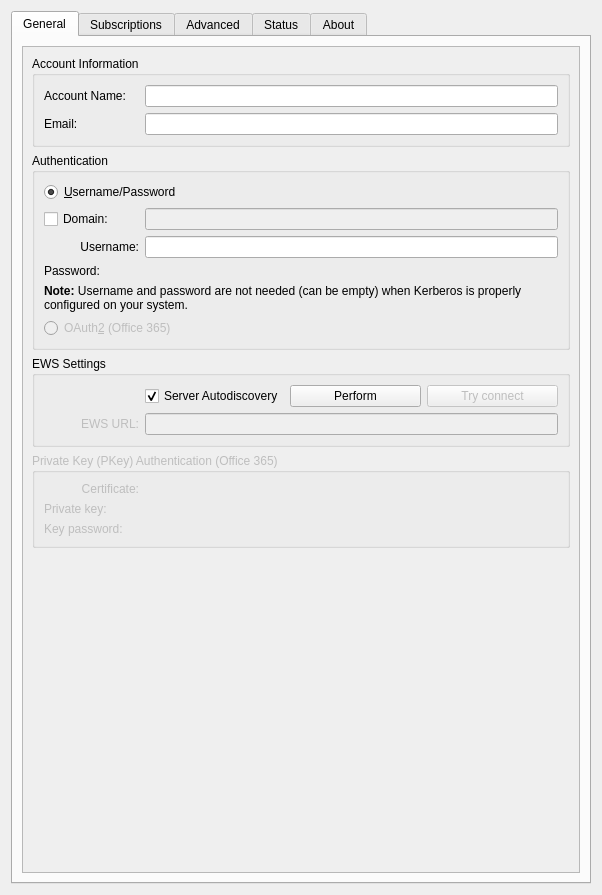
<?xml version="1.0" encoding="UTF-8"?>
<ui version="4.0">
 <class>SetupServerView</class>
 <widget class="QWidget" name="SetupServerView">
  <property name="geometry">
   <rect>
    <x>0</x>
    <y>0</y>
    <width>602</width>
    <height>895</height>
   </rect>
  </property>
  <property name="windowTitle">
   <string>EWS Configuration</string>
  </property>
  <layout class="QVBoxLayout" name="mainLayout">
   <item>
    <widget class="QTabWidget" name="tabWidget">
     <property name="currentIndex">
      <number>0</number>
     </property>
     <widget class="QWidget" name="generalTab">
      <attribute name="title">
       <string comment="General settings tab">General</string>
      </attribute>
      <layout class="QGridLayout">
       <item row="0" column="0">
        <widget class="QScrollArea" name="scrollArea">
         <property name="widgetResizable">
          <bool>true</bool>
         </property>
         <widget class="QWidget" name="scrollAreaWidgetContents">
          <property name="geometry">
           <rect>
            <x>0</x>
            <y>0</y>
            <width>545</width>
            <height>828</height>
           </rect>
          </property>
          <layout class="QVBoxLayout" name="generalTabLayout">
           <item>
            <widget class="QGroupBox" name="accountInfoGroupBox">
             <property name="title">
              <string>Account Information</string>
             </property>
             <layout class="QFormLayout" name="accountInfoGroupBoxLayout">
              <item row="0" column="0">
               <widget class="QLabel" name="accountNameLabel">
                <property name="minimumSize">
                 <size>
                  <width>95</width>
                  <height>0</height>
                 </size>
                </property>
                <property name="text">
                 <string>Account Name:</string>
                </property>
               </widget>
              </item>
              <item row="0" column="1">
               <widget class="QLineEdit" name="accountName">
                <property name="whatsThis">
                 <string>This is the account name that will appear in all Akonadi applications</string>
                </property>
               </widget>
              </item>
              <item row="1" column="0">
               <widget class="QLabel" name="emailLabel">
                <property name="text">
                 <string comment="Exchange account e-mail address">Email:</string>
                </property>
               </widget>
              </item>
              <item row="1" column="1">
               <widget class="QLineEdit" name="kcfg_Email">
                <property name="whatsThis">
                 <string>The e-mail address of this account</string>
                </property>
               </widget>
              </item>
             </layout>
            </widget>
           </item>
           <item>
            <widget class="QGroupBox" name="authenticationGroupBox">
             <property name="title">
              <string>Authentication</string>
             </property>
             <layout class="QVBoxLayout" name="authenticationGroupBoxLayout">
              <item>
               <widget class="QRadioButton" name="authUsernameRadioButton">
                <property name="whatsThis">
                 <string>&lt;html&gt;&lt;head/&gt;&lt;body&gt;&lt;p&gt;Enables traditional username/password authentication against the Exchange server. This includes methods like Basic, NTLM or Kerberos.&lt;/p&gt;&lt;p&gt;This authentication method is considered to be somewhat legacy and is mostly used for smaller on-premise Exchange installations and hosted Office 365 instances, where the administrator has chosen to enable it.&lt;/p&gt;&lt;/body&gt;&lt;/html&gt;</string>
                </property>
                <property name="text">
                 <string comment="authentication type">&amp;Username/Password</string>
                </property>
                <property name="checked">
                 <bool>true</bool>
                </property>
               </widget>
              </item>
              <item>
               <widget class="QWidget" name="authUsernameContainer" native="true">
                <layout class="QVBoxLayout" name="authUsernameContainerLayout">
                 <property name="leftMargin">
                  <number>0</number>
                 </property>
                 <property name="topMargin">
                  <number>0</number>
                 </property>
                 <property name="rightMargin">
                  <number>0</number>
                 </property>
                 <property name="bottomMargin">
                  <number>0</number>
                 </property>
                 <item>
                  <widget class="QWidget" name="authUsernameFieldsContainer" native="true">
                   <layout class="QFormLayout" name="authUsernameFieldsContainerLayout">
                    <property name="leftMargin">
                     <number>0</number>
                    </property>
                    <property name="topMargin">
                     <number>0</number>
                    </property>
                    <property name="rightMargin">
                     <number>0</number>
                    </property>
                    <property name="bottomMargin">
                     <number>0</number>
                    </property>
                    <item row="0" column="0">
                     <widget class="QCheckBox" name="kcfg_HasDomain">
                      <property name="sizePolicy">
                       <sizepolicy hsizetype="Preferred" vsizetype="Preferred">
                        <horstretch>0</horstretch>
                        <verstretch>0</verstretch>
                       </sizepolicy>
                      </property>
                      <property name="whatsThis">
                       <string>&lt;html&gt;&lt;head/&gt;&lt;body&gt;&lt;p&gt;Allows to specify an Active Directory domain for the user.&lt;/p&gt;&lt;p&gt;&lt;span style=&quot; font-weight:600;&quot;&gt;Note:&lt;/span&gt; There is a subtle difference between &amp;quot;empty domain&amp;quot; and &amp;quot;no-domain&amp;quot;.&lt;/p&gt;&lt;p&gt;With an empty domain (Domain checkbox checked, empty domain in edit box) the EWS resource will pass the user with an explicitly empty domain (&amp;quot;\username&amp;quot;).&lt;/p&gt;&lt;p&gt;With no domain set (Domain checkbox cleared) the username will be passed without the domain (&amp;quot;username&amp;quot;), which will cause the server to set the domain to the default one its configured with.&lt;/p&gt;&lt;/body&gt;&lt;/html&gt;</string>
                      </property>
                      <property name="text">
                       <string>Domain:</string>
                      </property>
                     </widget>
                    </item>
                    <item row="0" column="1">
                     <widget class="QLineEdit" name="kcfg_Domain">
                      <property name="enabled">
                       <bool>false</bool>
                      </property>
                      <property name="whatsThis">
                       <string>The Active Directory domain the user belongs to.</string>
                      </property>
                     </widget>
                    </item>
                    <item row="1" column="0">
                     <widget class="QLabel" name="usernameLabel">
                      <property name="minimumSize">
                       <size>
                        <width>95</width>
                        <height>0</height>
                       </size>
                      </property>
                      <property name="text">
                       <string comment="Exchange account username/login">Username:</string>
                      </property>
                      <property name="alignment">
                       <set>Qt::AlignRight|Qt::AlignTrailing|Qt::AlignVCenter</set>
                      </property>
                     </widget>
                    </item>
                    <item row="2" column="0">
                     <widget class="QLabel" name="passwordLabel">
                      <property name="text">
                       <string>Password:</string>
                      </property>
                     </widget>
                    </item>
                    <item row="2" column="1">
                     <widget class="KPasswordLineEdit" name="passwordEdit">
                      <property name="whatsThis">
                       <string>&lt;html&gt;&lt;head/&gt;&lt;body&gt;&lt;p&gt;The password used to login to the Exchange server.&lt;/p&gt;&lt;p&gt;&lt;span style=&quot; font-weight:600;&quot;&gt;Note:&lt;/span&gt; This can be left empty when using Kerberos authentication.&lt;/p&gt;&lt;/body&gt;&lt;/html&gt;</string>
                      </property>
                     </widget>
                    </item>
                    <item row="1" column="1">
                     <widget class="QLineEdit" name="kcfg_Username">
                      <property name="whatsThis">
                       <string>&lt;html&gt;&lt;head/&gt;&lt;body&gt;&lt;p&gt;The username used to login to the Exchange server.&lt;/p&gt;&lt;p&gt;&lt;span style=&quot; font-weight:600;&quot;&gt;Note:&lt;/span&gt; This can be left empty when using Kerberos authentication.&lt;/p&gt;&lt;/body&gt;&lt;/html&gt;</string>
                      </property>
                     </widget>
                    </item>
                   </layout>
                  </widget>
                 </item>
                 <item>
                  <widget class="QLabel" name="kerberosNoteLabel">
                   <property name="text">
                    <string>&lt;html&gt;&lt;head/&gt;&lt;body&gt;&lt;p&gt;&lt;span style=&quot; font-weight:600;&quot;&gt;Note:&lt;/span&gt; Username and password are not needed (can be empty) when Kerberos is properly configured on your system.&lt;/p&gt;&lt;/body&gt;&lt;/html&gt;</string>
                   </property>
                   <property name="scaledContents">
                    <bool>false</bool>
                   </property>
                   <property name="wordWrap">
                    <bool>true</bool>
                   </property>
                  </widget>
                 </item>
                </layout>
               </widget>
              </item>
              <item>
               <widget class="QRadioButton" name="authOAuth2RadioButton">
                <property name="enabled">
                 <bool>false</bool>
                </property>
                <property name="whatsThis">
                 <string>&lt;html&gt;&lt;head/&gt;&lt;body&gt;&lt;p&gt;Enables more modern and stronger authentication based on OAuth2.&lt;/p&gt;&lt;p&gt;This type of authentication will open an organization-supplied webpage, where the user will be able to enter authentication information, which may also include multifactor authentication in form of one-time-passwords generated by tokens.&lt;/p&gt;&lt;p&gt;This method is mostly used for hosted Office 365 instances.&lt;/p&gt;&lt;/body&gt;&lt;/html&gt;</string>
                </property>
                <property name="text">
                 <string>OAuth&amp;2 (Office 365)</string>
                </property>
               </widget>
              </item>
             </layout>
            </widget>
           </item>
           <item>
            <widget class="QGroupBox" name="ewsSettingsGroupBox">
             <property name="title">
              <string>EWS Settings</string>
             </property>
             <layout class="QFormLayout" name="ewsSettingsGroupBoxLayout">
              <item row="1" column="0">
               <widget class="QLabel" name="serverUrlLabel">
                <property name="enabled">
                 <bool>false</bool>
                </property>
                <property name="minimumSize">
                 <size>
                  <width>95</width>
                  <height>0</height>
                 </size>
                </property>
                <property name="text">
                 <string>EWS URL:</string>
                </property>
                <property name="alignment">
                 <set>Qt::AlignRight|Qt::AlignTrailing|Qt::AlignVCenter</set>
                </property>
               </widget>
              </item>
              <item row="1" column="1">
               <widget class="QLineEdit" name="kcfg_BaseUrl">
                <property name="enabled">
                 <bool>false</bool>
                </property>
                <property name="whatsThis">
                 <string>The Microsoft Exchange server URL used to send EWS requests.</string>
                </property>
               </widget>
              </item>
              <item row="0" column="1">
               <widget class="QWidget" name="autodiscoveryContainer" native="true">
                <layout class="QHBoxLayout" name="autodiscoveryContainerLayout">
                 <property name="leftMargin">
                  <number>0</number>
                 </property>
                 <property name="topMargin">
                  <number>0</number>
                 </property>
                 <property name="rightMargin">
                  <number>0</number>
                 </property>
                 <property name="bottomMargin">
                  <number>0</number>
                 </property>
                 <item>
                  <widget class="QCheckBox" name="kcfg_AutoDiscovery">
                   <property name="whatsThis">
                    <string>&lt;html&gt;&lt;head/&gt;&lt;body&gt;&lt;p&gt;Attempts to find out the Microsoft Exchange server address relevant to the supplied e-mail address.&lt;/p&gt;&lt;/body&gt;&lt;/html&gt;</string>
                   </property>
                   <property name="text">
                    <string>Server Autodiscovery</string>
                   </property>
                   <property name="checked">
                    <bool>true</bool>
                   </property>
                  </widget>
                 </item>
                 <item>
                  <widget class="QPushButton" name="autodiscoverButton">
                   <property name="text">
                    <string>Perform</string>
                   </property>
                  </widget>
                 </item>
                 <item>
                  <widget class="QPushButton" name="tryConnectButton">
                   <property name="enabled">
                    <bool>false</bool>
                   </property>
                   <property name="text">
                    <string>Try connect</string>
                   </property>
                  </widget>
                 </item>
                </layout>
               </widget>
              </item>
             </layout>
            </widget>
           </item>
           <item>
            <widget class="QGroupBox" name="pkeyAuthGroupBox">
             <property name="enabled">
              <bool>false</bool>
             </property>
             <property name="whatsThis">
              <string>&lt;html&gt;&lt;head/&gt;&lt;body&gt;&lt;p&gt;Private Key (PKey) Authentication is used as an additional authentication step to OAuth2-based authentication. It uses an X.509 certificate and private key that identifies a trusted device, which was joined to the Azure Directory using a Workplace Join.&lt;/p&gt;&lt;p&gt;Some administrators may mandate use of PKey authentication when connecting to Office 365 from outside of corporate network. In other cases, when multi-factor authentication is set-up, using the PKey authentication can satisfy requirements for strong authentication, in which case entering the MFA code is not required.&lt;/p&gt;&lt;/body&gt;&lt;/html&gt;</string>
             </property>
             <property name="title">
              <string>Private Key (PKey) Authentication (Office 365)</string>
             </property>
             <layout class="QFormLayout" name="pkeyAuthGroupBoxLayout">
              <item row="0" column="0">
               <widget class="QLabel" name="pkeyAuthCertLabel">
                <property name="minimumSize">
                 <size>
                  <width>95</width>
                  <height>0</height>
                 </size>
                </property>
                <property name="text">
                 <string>Certificate:</string>
                </property>
                <property name="alignment">
                 <set>Qt::AlignRight|Qt::AlignTrailing|Qt::AlignVCenter</set>
                </property>
               </widget>
              </item>
              <item row="0" column="1">
               <widget class="KUrlRequester" name="pkeyAuthCert">
                <property name="filter">
                 <string notr="true">*.pem</string>
                </property>
               </widget>
              </item>
              <item row="1" column="0">
               <widget class="QLabel" name="pkeyAuthKeyLabel">
                <property name="text">
                 <string>Private key:</string>
                </property>
               </widget>
              </item>
              <item row="1" column="1">
               <widget class="KUrlRequester" name="pkeyAuthKey">
                <property name="filter">
                 <string notr="true">*.pem</string>
                </property>
               </widget>
              </item>
              <item row="2" column="0">
               <widget class="QLabel" name="pkeyAuthPasswordLabel">
                <property name="text">
                 <string>Key password:</string>
                </property>
               </widget>
              </item>
              <item row="2" column="1">
               <widget class="KPasswordLineEdit" name="pkeyAuthPassword"/>
              </item>
             </layout>
            </widget>
           </item>
           <item>
            <spacer name="generalTabSpacer">
             <property name="orientation">
              <enum>Qt::Vertical</enum>
             </property>
             <property name="sizeHint" stdset="0">
              <size>
               <width>20</width>
               <height>1</height>
              </size>
             </property>
            </spacer>
           </item>
          </layout>
         </widget>
        </widget>
       </item>
      </layout>
     </widget>
     <widget class="QWidget" name="subscriptionTab">
      <attribute name="title">
       <string>Subscriptions</string>
      </attribute>
      <layout class="QVBoxLayout" name="subscriptionTabLayout"/>
     </widget>
     <widget class="QWidget" name="advancedTab">
      <attribute name="title">
       <string comment="Advanced settings tab">Advanced</string>
      </attribute>
      <layout class="QVBoxLayout" name="advancedTabLayout">
       <item>
        <widget class="QGroupBox" name="retrievalMethodGroupBox">
         <property name="title">
          <string>Retrieval</string>
         </property>
         <layout class="QVBoxLayout" name="retrievalMethodGroupBoxLayout">
          <item>
           <widget class="QRadioButton" name="pollRadioButton">
            <property name="whatsThis">
             <string>&lt;html&gt;&lt;head/&gt;&lt;body&gt;&lt;p&gt;Periodically asks for new item change events.&lt;/p&gt;&lt;/body&gt;&lt;/html&gt;</string>
            </property>
            <property name="text">
             <string>Po&amp;ll for new messages</string>
            </property>
           </widget>
          </item>
          <item>
           <widget class="QWidget" name="pollIntervalWidget" native="true">
            <property name="enabled">
             <bool>false</bool>
            </property>
            <layout class="QFormLayout" name="pollingIntervalWidgetLayout">
             <property name="leftMargin">
              <number>48</number>
             </property>
             <property name="topMargin">
              <number>0</number>
             </property>
             <property name="rightMargin">
              <number>0</number>
             </property>
             <property name="bottomMargin">
              <number>0</number>
             </property>
             <item row="1" column="1">
              <widget class="QDoubleSpinBox" name="kcfg_PollInterval">
               <property name="suffix">
                <string> minutes</string>
               </property>
               <property name="decimals">
                <number>1</number>
               </property>
               <property name="minimum">
                <double>0.500000000000000</double>
               </property>
               <property name="singleStep">
                <double>0.500000000000000</double>
               </property>
               <property name="value">
                <double>1.000000000000000</double>
               </property>
              </widget>
             </item>
             <item row="1" column="0">
              <widget class="QLabel" name="pollIntervalLabel">
               <property name="text">
                <string>Interval</string>
               </property>
              </widget>
             </item>
            </layout>
           </widget>
          </item>
          <item>
           <widget class="QRadioButton" name="streamingRadioButton">
            <property name="whatsThis">
             <string>&lt;html&gt;&lt;head/&gt;&lt;body&gt;&lt;p&gt;Streaming notifications behave similarly to push mode - a connection is kept alive and notifications about item changes are delivered instantly.&lt;/p&gt;&lt;p&gt;&lt;br/&gt;&lt;/p&gt;&lt;p&gt;This option requires Exchange server version 2010 SP1 or later.&lt;/p&gt;&lt;/body&gt;&lt;/html&gt;</string>
            </property>
            <property name="text">
             <string>&amp;Use streaming notifications</string>
            </property>
            <property name="checked">
             <bool>true</bool>
            </property>
           </widget>
          </item>
         </layout>
        </widget>
       </item>
       <item>
        <widget class="QGroupBox" name="advAuthenticationGroupBox">
         <property name="title">
          <string>Authentication</string>
         </property>
         <layout class="QVBoxLayout" name="advAuthenticationGroupBoxLayout">
          <item>
           <widget class="QCheckBox" name="kcfg_EnableNTLMv2">
            <property name="whatsThis">
             <string>&lt;html&gt;&lt;head/&gt;&lt;body&gt;&lt;p&gt;By default KDE uses the less secure NTLMv1 authentication. Enabling this will cause the more secure NTLMv2 protocol to be used.&lt;/p&gt;&lt;p&gt;Some newer Microsoft Exchange servers are configured to only allow NTLMv2 authentication. In such case this option must be enabled in order to connect successfully.&lt;/p&gt;&lt;/body&gt;&lt;/html&gt;</string>
            </property>
            <property name="text">
             <string>Enable NTLMv2</string>
            </property>
           </widget>
          </item>
         </layout>
        </widget>
       </item>
       <item>
        <widget class="QGroupBox" name="userAgentGroupBox">
         <property name="whatsThis">
          <string>&lt;html&gt;&lt;head/&gt;&lt;body&gt;&lt;p&gt;Some organizations restrict access to mail only to approved clients, such as Microsoft Outlook. On the server-side this is implemented by analyzing the User-Agent string and only allowing a list of approved clients.&lt;/p&gt;&lt;p&gt;This setting allows to emulate some well known clients as well as providing a custom User-Agent string.&lt;/p&gt;&lt;p&gt;Please be advised that bypassing company policies may result in personal consequences.&lt;/p&gt;&lt;/body&gt;&lt;/html&gt;</string>
         </property>
         <property name="title">
          <string>Use custo&amp;m User Agent</string>
         </property>
         <property name="checkable">
          <bool>true</bool>
         </property>
         <property name="checked">
          <bool>false</bool>
         </property>
         <layout class="QVBoxLayout" name="userAgentGroupBoxLayout">
          <item>
           <widget class="QComboBox" name="userAgentCombo"/>
          </item>
          <item>
           <widget class="QLineEdit" name="userAgentEdit">
            <property name="enabled">
             <bool>false</bool>
            </property>
           </widget>
          </item>
         </layout>
        </widget>
       </item>
       <item>
        <widget class="QGroupBox" name="clearSyncStateGroupBox">
         <property name="title">
          <string>Clear Synchronization State</string>
         </property>
         <layout class="QVBoxLayout" name="verticalLayout">
          <item>
           <widget class="QLabel" name="clearSyncStateLabel">
            <property name="text">
             <string>Resets synchronization state between Exchange and Akonadi. Use in case some items or folders are not showing up despite existing in Exchange.</string>
            </property>
            <property name="wordWrap">
             <bool>true</bool>
            </property>
           </widget>
          </item>
          <item>
           <widget class="QWidget" name="clearSyncStateBtnContainer" native="true">
            <layout class="QHBoxLayout" name="clearSyncStateBtnContainerLayout">
             <property name="leftMargin">
              <number>0</number>
             </property>
             <property name="topMargin">
              <number>0</number>
             </property>
             <property name="rightMargin">
              <number>0</number>
             </property>
             <property name="bottomMargin">
              <number>0</number>
             </property>
             <item>
              <widget class="QPushButton" name="clearFolderTreeSyncStateButton">
               <property name="text">
                <string>Clear Folder Tree State</string>
               </property>
              </widget>
             </item>
             <item>
              <widget class="QPushButton" name="clearFolderItemSyncStateButton">
               <property name="text">
                <string>Clear Folder Item State</string>
               </property>
              </widget>
             </item>
            </layout>
           </widget>
          </item>
         </layout>
        </widget>
       </item>
       <item>
        <spacer name="verticalSpacer">
         <property name="orientation">
          <enum>Qt::Vertical</enum>
         </property>
         <property name="sizeHint" stdset="0">
          <size>
           <width>20</width>
           <height>40</height>
          </size>
         </property>
        </spacer>
       </item>
      </layout>
     </widget>
     <widget class="QWidget" name="statusTab">
      <attribute name="title">
       <string>Status</string>
      </attribute>
      <layout class="QVBoxLayout" name="statusTabLayout">
       <item>
        <widget class="QGroupBox" name="serverStatusGroupBox">
         <property name="title">
          <string>Server Status</string>
         </property>
         <layout class="QFormLayout" name="serverStatusGroupBoxLayout">
          <item row="0" column="0">
           <widget class="QLabel" name="serverStatusLabel">
            <property name="text">
             <string>Status:</string>
            </property>
           </widget>
          </item>
          <item row="0" column="1">
           <widget class="QLabel" name="serverStatusText">
            <property name="text">
             <string comment="Unknown server status">Unknown</string>
            </property>
            <property name="textInteractionFlags">
             <set>Qt::LinksAccessibleByMouse|Qt::TextSelectableByMouse</set>
            </property>
           </widget>
          </item>
          <item row="1" column="0">
           <widget class="QLabel" name="serverVersionLabel">
            <property name="text">
             <string>Version:</string>
            </property>
           </widget>
          </item>
          <item row="1" column="1">
           <widget class="QLabel" name="serverVersionText">
            <property name="text">
             <string comment="Unknown server version">Unknown</string>
            </property>
           </widget>
          </item>
         </layout>
        </widget>
       </item>
       <item>
        <spacer name="statusTabSpacer">
         <property name="orientation">
          <enum>Qt::Vertical</enum>
         </property>
         <property name="sizeHint" stdset="0">
          <size>
           <width>20</width>
           <height>40</height>
          </size>
         </property>
        </spacer>
       </item>
      </layout>
     </widget>
     <widget class="QWidget" name="aboutTab">
      <attribute name="title">
       <string>About</string>
      </attribute>
      <layout class="QHBoxLayout" name="aboutTabLayout">
       <item>
        <widget class="QWidget" name="aboutIconWidget" native="true">
         <layout class="QVBoxLayout" name="aboutIconWidgetLayout">
          <property name="leftMargin">
           <number>0</number>
          </property>
          <property name="topMargin">
           <number>0</number>
          </property>
          <property name="rightMargin">
           <number>0</number>
          </property>
          <property name="bottomMargin">
           <number>0</number>
          </property>
          <item>
           <widget class="QLabel" name="aboutIconLabel">
            <property name="pixmap">
             <pixmap>../../../../../usr/share/icons/hicolor/128x128/apps/akonadi-ews.png</pixmap>
            </property>
           </widget>
          </item>
          <item>
           <spacer name="aboutIconSpacer">
            <property name="orientation">
             <enum>Qt::Vertical</enum>
            </property>
            <property name="sizeHint" stdset="0">
             <size>
              <width>20</width>
              <height>40</height>
             </size>
            </property>
           </spacer>
          </item>
         </layout>
        </widget>
       </item>
       <item>
        <widget class="QWidget" name="aboutTextWidget" native="true">
         <property name="sizePolicy">
          <sizepolicy hsizetype="Expanding" vsizetype="Preferred">
           <horstretch>0</horstretch>
           <verstretch>0</verstretch>
          </sizepolicy>
         </property>
         <layout class="QVBoxLayout" name="aboutTextWidgetLayout">
          <item>
           <widget class="QLabel" name="aboutTextLabel">
            <property name="wordWrap">
             <bool>true</bool>
            </property>
           </widget>
          </item>
          <item>
           <widget class="QLabel" name="aboutVersionLabel"/>
          </item>
          <item>
           <widget class="QLabel" name="aboutCopyrightLabel"/>
          </item>
          <item>
           <widget class="QLabel" name="aboutLicenseLabel">
            <property name="text">
             <string/>
            </property>
            <property name="wordWrap">
             <bool>true</bool>
            </property>
           </widget>
          </item>
          <item>
           <widget class="QLabel" name="aboutUrlLabel">
            <property name="openExternalLinks">
             <bool>true</bool>
            </property>
           </widget>
          </item>
          <item>
           <spacer name="aboutTextSpacer">
            <property name="orientation">
             <enum>Qt::Vertical</enum>
            </property>
            <property name="sizeHint" stdset="0">
             <size>
              <width>20</width>
              <height>40</height>
             </size>
            </property>
           </spacer>
          </item>
         </layout>
        </widget>
       </item>
      </layout>
     </widget>
    </widget>
   </item>
  </layout>
 </widget>
 <customwidgets>
  <customwidget>
   <class>KPasswordLineEdit</class>
   <extends>QWidget</extends>
   <header>kpasswordlineedit.h</header>
  </customwidget>
  <customwidget>
   <class>KUrlRequester</class>
   <extends>QWidget</extends>
   <header>kurlrequester.h</header>
  </customwidget>
 </customwidgets>
 <tabstops>
  <tabstop>tabWidget</tabstop>
  <tabstop>accountName</tabstop>
  <tabstop>kcfg_Email</tabstop>
  <tabstop>authUsernameRadioButton</tabstop>
  <tabstop>kcfg_HasDomain</tabstop>
  <tabstop>kcfg_Domain</tabstop>
  <tabstop>kcfg_Username</tabstop>
  <tabstop>passwordEdit</tabstop>
  <tabstop>authOAuth2RadioButton</tabstop>
  <tabstop>kcfg_AutoDiscovery</tabstop>
  <tabstop>autodiscoverButton</tabstop>
  <tabstop>tryConnectButton</tabstop>
  <tabstop>kcfg_BaseUrl</tabstop>
  <tabstop>pkeyAuthCert</tabstop>
  <tabstop>pkeyAuthKey</tabstop>
  <tabstop>pkeyAuthPassword</tabstop>
  <tabstop>pollRadioButton</tabstop>
  <tabstop>kcfg_PollInterval</tabstop>
  <tabstop>streamingRadioButton</tabstop>
  <tabstop>kcfg_EnableNTLMv2</tabstop>
  <tabstop>userAgentGroupBox</tabstop>
  <tabstop>userAgentCombo</tabstop>
  <tabstop>userAgentEdit</tabstop>
  <tabstop>clearFolderTreeSyncStateButton</tabstop>
  <tabstop>clearFolderItemSyncStateButton</tabstop>
 </tabstops>
 <resources/>
 <connections>
  <connection>
   <sender>kcfg_AutoDiscovery</sender>
   <signal>toggled(bool)</signal>
   <receiver>autodiscoverButton</receiver>
   <slot>setEnabled(bool)</slot>
   <hints>
    <hint type="sourcelabel">
     <x>256</x>
     <y>257</y>
    </hint>
    <hint type="destinationlabel">
     <x>388</x>
     <y>257</y>
    </hint>
   </hints>
  </connection>
  <connection>
   <sender>kcfg_AutoDiscovery</sender>
   <signal>toggled(bool)</signal>
   <receiver>serverUrlLabel</receiver>
   <slot>setDisabled(bool)</slot>
   <hints>
    <hint type="sourcelabel">
     <x>256</x>
     <y>257</y>
    </hint>
    <hint type="destinationlabel">
     <x>95</x>
     <y>297</y>
    </hint>
   </hints>
  </connection>
  <connection>
   <sender>kcfg_AutoDiscovery</sender>
   <signal>toggled(bool)</signal>
   <receiver>kcfg_BaseUrl</receiver>
   <slot>setDisabled(bool)</slot>
   <hints>
    <hint type="sourcelabel">
     <x>256</x>
     <y>257</y>
    </hint>
    <hint type="destinationlabel">
     <x>311</x>
     <y>297</y>
    </hint>
   </hints>
  </connection>
  <connection>
   <sender>pollRadioButton</sender>
   <signal>toggled(bool)</signal>
   <receiver>pollIntervalWidget</receiver>
   <slot>setEnabled(bool)</slot>
   <hints>
    <hint type="sourcelabel">
     <x>260</x>
     <y>89</y>
    </hint>
    <hint type="destinationlabel">
     <x>260</x>
     <y>149</y>
    </hint>
   </hints>
  </connection>
  <connection>
   <sender>kcfg_HasDomain</sender>
   <signal>toggled(bool)</signal>
   <receiver>kcfg_Domain</receiver>
   <slot>setEnabled(bool)</slot>
   <hints>
    <hint type="sourcelabel">
     <x>87</x>
     <y>172</y>
    </hint>
    <hint type="destinationlabel">
     <x>322</x>
     <y>172</y>
    </hint>
   </hints>
  </connection>
  <connection>
   <sender>authUsernameRadioButton</sender>
   <signal>toggled(bool)</signal>
   <receiver>authUsernameContainer</receiver>
   <slot>setEnabled(bool)</slot>
   <hints>
    <hint type="sourcelabel">
     <x>300</x>
     <y>205</y>
    </hint>
    <hint type="destinationlabel">
     <x>300</x>
     <y>290</y>
    </hint>
   </hints>
  </connection>
 </connections>
</ui>
